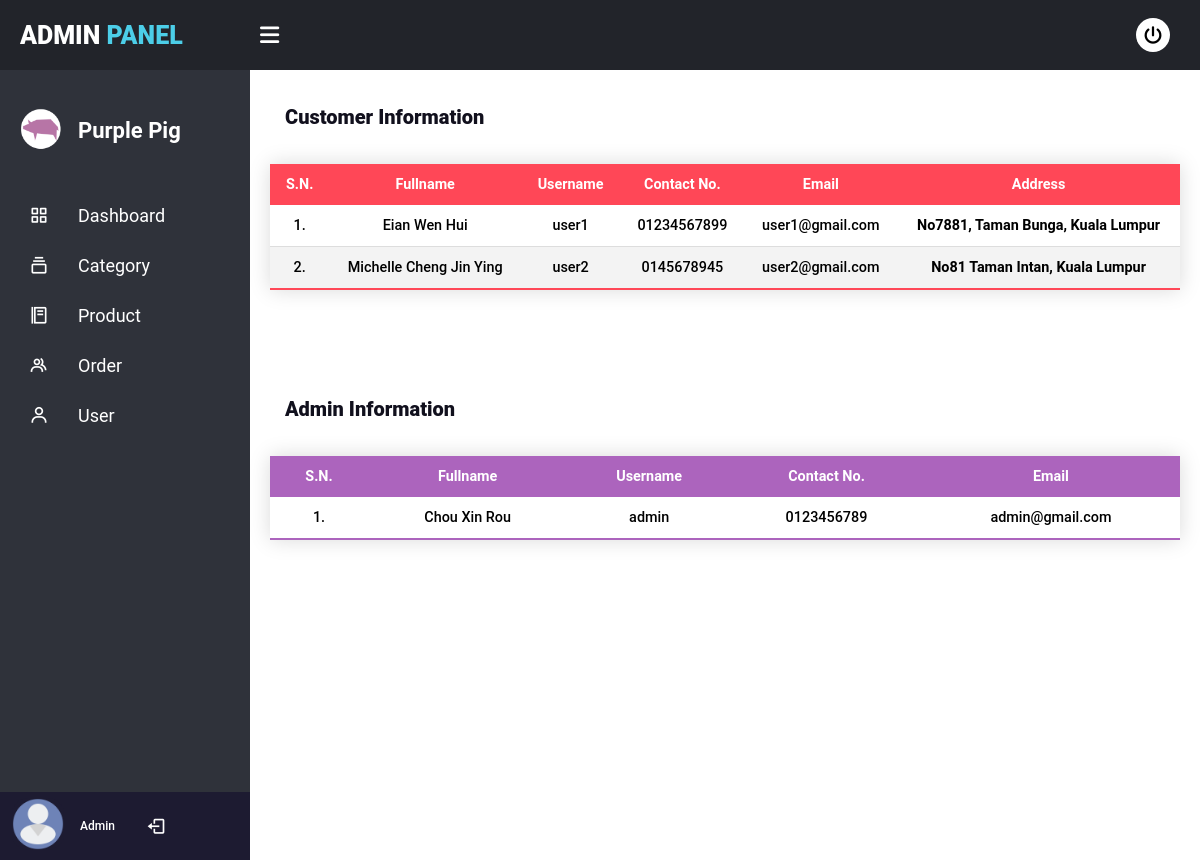
The page /admin/AdminUser.php (signed in) on the database its author committed.
### tables this page shows
CREATE TABLE `users` (
  `user_id` int(255) NOT NULL,
  `fname` varchar(255) NOT NULL,
  `username` varchar(255) NOT NULL,
  `password` varchar(255) NOT NULL,
  `email` varchar(255) NOT NULL,
  `contact` varchar(255) NOT NULL,
  `address` text NOT NULL
);

### admin/AdminUser.php (the view, shortened to what this page needs)
<!doctype html>
<html lang="en" dir="ltr">
<head>
	<link rel="stylesheet" href="css/style.css">
	<link href='https://unpkg.com/boxicons@2.1.2/css/boxicons.min.css' rel='stylesheet'>
	<link rel="stylesheet" href="https://cdnjs.cloudflare.com/ajax/libs/font-awesome/5.12.1/css/all.min.css">
</head>
<body>
	<?php include("partial/nav.php"); ?>
	<div class="content">
		<div class="subtitle-name">Customer Information</div>
		<table class="info-user">
			<thead>
				<tr>
					<th>S.N.</th>
				    <th>Fullname</th>
				    <th>Username</th>
				    <th>Contact No.</th>
				    <th>Email</th>
					<th>Address</th>
				</tr>
			</thead>
			<tbody>
			<?php
                        $sql = "SELECT * FROM users";
                        $res = mysqli_query($db, $sql);
                        if($res==TRUE)
                        {
                            $count = mysqli_num_rows($res);
                            $sn=1;
                            if($count>0)
                            {
                                while($rows=mysqli_fetch_assoc($res))
                                {
                                    $fname=$rows['fname'];
                                    $username=$rows['username'];
									$contact=$rows['contact'];
									$email=$rows['email'];
									$address=$rows['address'];
                                    ?>
                                    <tr>
                                        <td><?php echo $sn++; ?>. </td>
                                        <td><?php echo $fname; ?></td>
                                        <td><?php echo $username; ?></td>
										<td><?php echo $contact; ?></td>
										<td><?php echo $email; ?></td>
										<th><?php echo $address; ?></th>
                                    </tr>
                           <?php } }
							else{ ?>
				<tr><td colspan="6"><div class="error">No customer</div></td></tr>
				<?php } }?>
	 </tbody>
</table>
		<br><br><br>
		<div class="subtitle-name">Admin Information</div>
				<table class="info-admin">
			<thead>
				<tr>
					<th>S.N.</th>
				    <th>Fullname</th>
				    <th>Username</th>
				    <th>Contact No.</th>
				    <th>Email</th>
				</tr>
			</thead>
			<tbody>
			<?php
				$sql = "SELECT * FROM admin";
                $res = mysqli_query($db, $sql);
				if($res==TRUE){
					$count = mysqli_num_rows($res);
					$sn=1;
					if($count>0)
					{
						while($rows=mysqli_fetch_assoc($res))
						{
                            $fname=$rows['fname'];
                            $username=$rows['username'];
							$contact=$rows['contact'];
							$email=$rows['email']; ?>
                                    <tr>
                                        <td><?php echo $sn++; ?>. </td>
                                        <td><?php echo $fname; ?></td>
                                        <td><?php echo $username; ?></td>
										<td><?php echo $contact; ?></td>
										<td><?php echo $email; ?></td>
                                    </tr>
                           <?php  } }
                            else{
                            }
				}?>
	 </tbody>
</table>
</div>
</body>
</html>

### admin/css/style.css (style rules this page uses)
* { margin: 0; padding: 0; list-style: none; text-decoration: none; box-sizing: border-box; font-family: "Roboto", sans-serif; }
body { margin: 0; padding: 0; font-family: "Roboto", sans-serif; }
.content { width: calc(100% - 250px); margin-top: 60px; padding: 20px; margin-left: 250px; background-position: center; background-size: cover; height: 100vh; transition: 0.5s; background-color: #fff; }
.content .subtitle-name { color: #11101d; font-size: 20px; font-weight: 800; padding: 10px 0 10px 0; margin: 15px; }
.info-user { border-collapse: collapse; margin: 25px 0; font-size: 0.9em; font-family: sans-serif; min-width: 400px; width: 100%; box-shadow: 0 0 20px rgba(0, 0, 0, 0.15); text-align: center; }
.info-user thead tr { background-color: #ff4757; color: #ffffff; }
.info-user th, .info-user td { padding: 12px 15px; }
.info-user tbody tr { border-bottom: 1px solid #dddddd; font-weight: 500; color: black; }
.info-user tbody tr:nth-of-type(even) { background-color: #f3f3f3; }
.info-user tbody tr:last-of-type { border-bottom: 2px solid #ff4757; }
.info-admin { border-collapse: collapse; margin: 25px 0; font-size: 0.9em; font-family: sans-serif; min-width: 400px; width: 100%; box-shadow: 0 0 20px rgba(0, 0, 0, 0.15); text-align: center; }
.info-admin thead tr { background-color: #ac64bd; color: #ffffff; }
.info-admin th, .info-admin td { padding: 12px 15px; }
.info-admin tbody tr { border-bottom: 1px solid #dddddd; font-weight: 500; color: black; }
.info-admin tbody tr:last-of-type { border-bottom: 2px solid #ac64bd; }

### rows shown on the page
users: fname "Eian Wen Hui", username "user1", contact "01234567899", email "user1@gmail.com", address "No7881, Taman Bunga, Kuala Lumpur"
users: fname "Michelle Cheng Jin Ying", username "user2", contact "0145678945", email "user2@gmail.com", address "No81 Taman Intan, Kuala Lumpur"

### other values the page prints
$fname "Chou Xin Rou"
$username "admin"
$contact "0123456789"
$email "admin@gmail.com"
